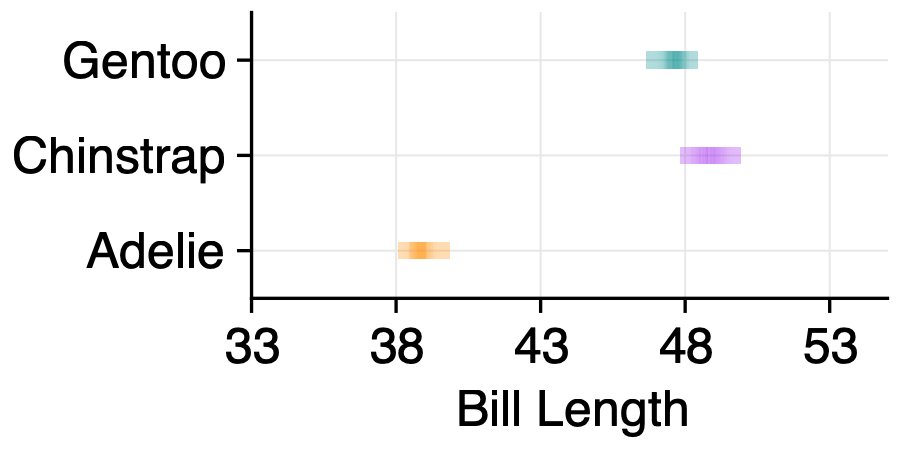
#> input picture examples/Article/Images_Article/mean_estimate_95.png, 900 x 450 px, found by its file name
$ jupyter execute --allow-errors BootplotArticleExamples.ipynb
#> lines starting #> are read from the running program, lines starting #| are printed output that depends on the picture
## B. Petek, D. Nabergoj, E. štrumbelj: A General Approach to Visualizing Uncertainty in Statistical Graphics

This Jupyter notebook contains examples of using the $bootplot$ library (https://github.com/davidnabergoj/bootplot) to generate statistical graphics with visualized uncertainty. The resulting images are featured in the paper A General Approach to Visualizing Uncertainty in Statistical Graphics.

To run this notebook, make sure that the datasets $penguins.csv$ and $trajectories.csv$ and an image $map.jpg$ are present in the working directory. Both files are available in the GitHub repository.

First, we install the required libraries. Note that we use the "TkCairo" Matplotlib backend due to a known antialiasing issue affecting some backends. While $bootplot$ can be used without antialiasing if the DPI is sufficiently high, we enable antialiasing here to avoid the issue altogether.

[cell 1]
# Computing
import numpy as np
import pandas as pd
from scipy import stats
from sklearn.linear_model import LinearRegression
from sklearn.preprocessing import PolynomialFeatures

# Plotting
import matplotlib
matplotlib.use("TkCairo")
import matplotlib.pyplot as plt
import seaborn as sns
from matplotlib.patches import Patch
from matplotlib import font_manager
from mpl_toolkits.axes_grid1 import make_axes_locatable
#from bootplotSecond.bootplot.base import bootplot
from bootplot import bootplot
from pywaffle import Waffle

# Image processing
import matplotlib.image as mpimg
import cv2
from PIL import Image

# Display tools
from IPython.display import display

Next, we define a helper function to save and display images side by side, allowing for easy visual comparison.

[cell 2]
# Combine and show two images one next to each other.
def show_images(image_paths, output_path="", above=False):
    if len(image_paths) > 1:
        images = [cv2.cvtColor(cv2.imread(path), cv2.COLOR_BGR2RGB) for path in image_paths]
        above = 0 if above else 1
        combined = np.concatenate(images, axis=above)
        Image.fromarray(combined).save(output_path)
    else:
        output_path=image_paths[0]
    with Image.open(output_path) as img:
        display(img)

Several image parameters, such as dots per inch (DPI) and font sizes, remain constant across examples. We define these as global settings for convenience.

Since the bootplot library operates directly on pixels, the output image dimensions must be specified in pixels. The relationship between inches and pixels is given by:

$$\text{pixels} = \text{DPI} \times \text{inches}$$

For example, the default bootplot output is $512×512$ pixels, which corresponds to a $5.12×5.12$ inch image when the DPI is set to $100$.

[cell 3]
dpi = 300
plt.rcParams['figure.dpi'] = dpi
plt.rcParams['ytick.labelsize'] = 12
plt.rcParams['xtick.labelsize'] = 12
plt.rcParams['axes.labelsize'] = 12
plt.rcParams['legend.fontsize'] = 12
plt.rcParams['font.size'] = 12

We use the Palmer Penguins dataset, which includes both categorical and numerical variables. The dataset was accessed on November 11, 2024, from https://github.com/allisonhorst/palmerpenguins.

Below, we load and prepare the dataset as a pandas DataFrame. Note that $bootplot$ also accepts input in the form of NumPy arrays.

[cell 4]
# Read the csv file and create pandas dataframe
csv_file_path = 'penguins.csv'
df = pd.read_csv(csv_file_path)
#> (reads examples/Article/ImagesCode-Article/penguins.csv from the repository)
penguins = df.dropna()
penguins

[cell 5]
penguins_bill_length = penguins[['species', 'bill_length_mm']]
penguins_bill_length_depth = penguins[['species','bill_length_mm', 'bill_depth_mm']].values

One of the most common parameters of interest is a point estimate. In this example, we focus on the mean bill length for each penguin species.

To visualize uncertainty using $bootplot$, we simply define a function that calculates and plots the mean bill length per species.

[cell 6]
# [17 lines left out: function mean_estimate, not called in this run]

[cell 7]
np.random.seed(15)
#> (the rest of this cell did not finish here and is left out)

When visualizing point estimates, variation occurs along a single dimension. In the paper, we theoretically show that in this case, the number of samples determines the expected coverage, following the formula:
$$\text{coverage} = \frac{n - 1}{n + 1}$$

For $n = 39$, as chosen in this example, the expected coverage is approximately $95\%$. To complement this theoretical result, we also examine it empirically by comparing our bootplot visualization to Seaborn’s built-in $95\%$ confidence intervals.

#> (a cell that did not finish here is left out)

As shown in the comparison below, the confidence intervals produced by $bootplot$ closely align with those generated by Seaborn. Both exhibit similar boundaries, while $bootplot$ additionally integrates a gradient that conveys the density of the uncertainty distribution.

#> (a cell that did not finish here is left out)


Another common use case arises when the parameter of interest is a function:

$$f : \mathbb{R} \rightarrow \mathbb{R}$$

Examples include various types of regression lines, such as linear or polynomial regression. In this example, we examine the relationship between bill length and bill depth across all penguin species. To visualize uncertainty with bootplot, we simply fit and plot both a linear and a polynomial regression.

[cell 10]
mono_font = font_manager.FontProperties(fname='/System/Library/Fonts/SFNSMono.ttf', size=15)
colors = ['#FF8C00', '#A020F0', '#008B8B']
order=0
deg=4
ci=95
# [55 lines left out: function lr_poly_line, not called in this run]

[cell 11]
np.random.seed(15)
#> (the rest of this cell did not finish here and is left out)

When visualizing functions

$$f: \mathbb{R} \rightarrow \mathbb{R}$$

we obtain a set of points where each point varies in one dimension, and the entire set varies along the same dimension. In the paper, we theoretically show that in this case, the number of samples determines the expected point-wise coverage, following the formula:

$$\text{coverage} = \frac{n - 1}{n + 1}$$

For $n = 39$, as used in the regression example, the expected point-wise coverage is approximately $95\%$. To complement the theoretical result, we also examine it empirically by comparing bootplot visualizations to Seaborn’s $95\%$ point-wise confidence intervals.

#> (a cell that did not finish here is left out)

#> (a cell that did not finish here is left out)

#> call 2 of show_images, with output_path = 'lr_pr_ci_comparison_95.png', above = False
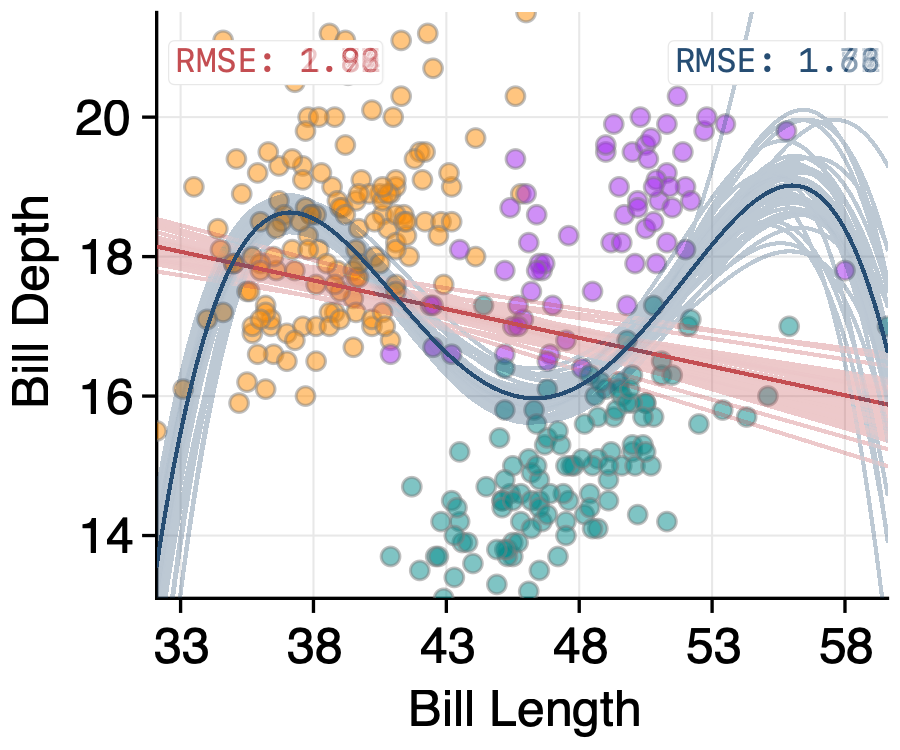
#> input picture examples/Article/Images_Article/lr_pr_ci_95.png, 900 x 750 px, found by its file name

Another standard scenario arises when the parameter of interest is bivariate. For example, we may be interested in the joint mean of bill length and bill depth, computed separately for each penguin species. Applying $bootplot$ to a bivariate parameter of interest results in uncertainty represented as a colored region.

[cell 14]
colors=['#FF8C00', '#A020F0', '#008B8B']
#> colors = ['#FF8C00', '#A020F0', '#008B8B']
# [24 lines left out: function bivariate_mean, not called in this run]

[cell 15]
np.random.seed(15)
#> (the rest of this cell did not finish here and is left out)

[cell 16]
show_images([f'bivariate_mean.png'])
#> call 3 of show_images, with output_path = '', above = False
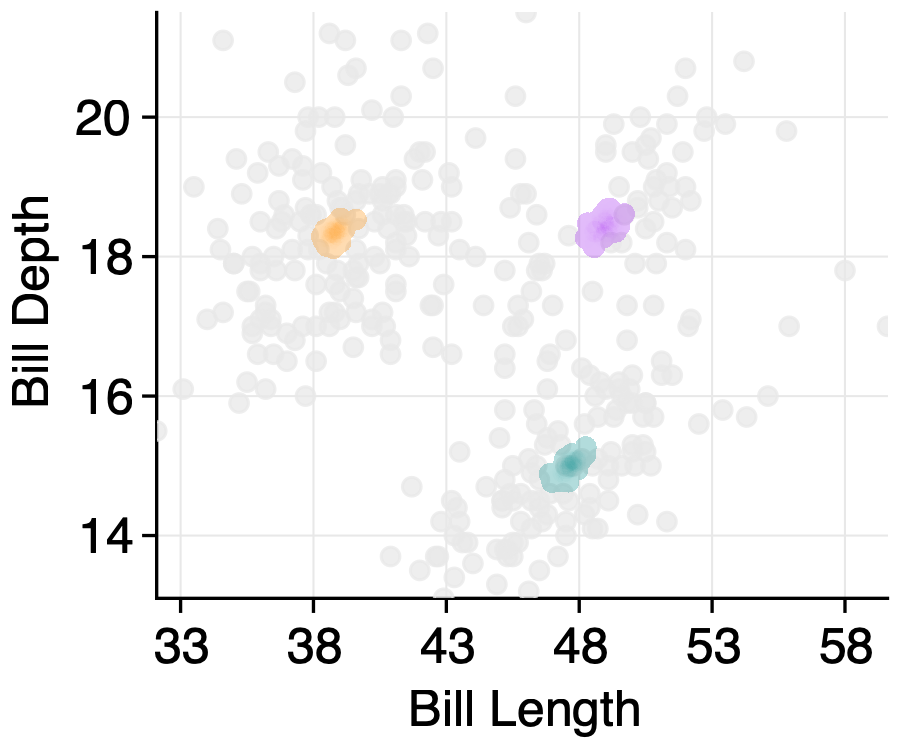
#> input picture examples/Article/Images-Article/bivariate_mean.png, 900 x 750 px, found by its file name
#> in show_images, img is the input picture: PIL image 900x750 RGB; mean R, G, B 244.6, 244.5, 244.6

$bootplot$ can also be applied to a bar chart representation of multiple parameters. In the following case, we consider the proportions of penguin species separately, resulting either in an ambiguated bar chart or, if overlaid with point estimates, a bar chart with error bars.

[cell 17]
features = ["bill_length_mm"]
species = ['Adelie', 'Chinstrap', 'Gentoo']
colors = ['#FFB84D', '#B773F4', '#4DBBBB']
bar_width = 0.7
index = np.arange(len(species))


# [59 lines left out: functions bar_chart, error_bar_chart, not called in this run]

[cell 18]
np.random.seed(15)
#> (the rest of this cell did not finish here and is left out)

[cell 19]
np.random.seed(15)
#> (the rest of this cell did not finish here and is left out)

#> (a cell that did not finish here is left out)


$bootplot$ also supports less conventional parameters of interest, such as text or probability simplexes, including pie charts and stacked bar charts. In the following examples, we focus on these less typical cases, where uncertainty is rarely visualized in practice.

When asked to visualize parts-of-a-whole, one might naturally choose a pie chart. However, such representations carry uncertainty, and because the components are dependent, with uncertainty taking the form of a probability simplex, visualizing it can be challenging.

Nevertheless, $bootplot$ makes the task straightforward. The user only needs to define how to plot a pie chart.

A potential issue arises when one of the proportions is very small, as its uncertainty may visually obscure it. To mitigate this, we overlay a smaller constant pie chart within each image, making all segments visible.

We now apply this approach to visualize the proportions of penguin species in the dataset.

[cell 21]
species_order = ['Adelie', 'Chinstrap', 'Gentoo']
#> species_order = ['Adelie', 'Chinstrap', 'Gentoo']
outer_colors = ['#FFB84D', '#B773F4', '#4DBBBB']
inner_colors = ['#FF8C00', '#A020F0', '#008B8B']
r = 0.8

# [93 lines left out: functions pie_chart_both, pie_chart, not called in this run]
